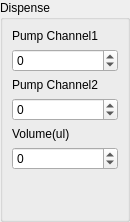
<?xml version="1.0" encoding="UTF-8"?>
<ui version="4.0">
 <class>Dispense2Widget</class>
 <widget class="QWidget" name="Dispense2Widget">
  <property name="geometry">
   <rect>
    <x>0</x>
    <y>0</y>
    <width>130</width>
    <height>180</height>
   </rect>
  </property>
  <property name="windowTitle">
   <string>Form</string>
  </property>
  <layout class="QGridLayout" name="gridLayout">
   <property name="leftMargin">
    <number>0</number>
   </property>
   <property name="topMargin">
    <number>0</number>
   </property>
   <property name="rightMargin">
    <number>0</number>
   </property>
   <property name="bottomMargin">
    <number>0</number>
   </property>
   <property name="spacing">
    <number>0</number>
   </property>
   <item row="0" column="0">
    <widget class="QGroupBox" name="groupBox">
     <property name="sizePolicy">
      <sizepolicy hsizetype="Minimum" vsizetype="Minimum">
       <horstretch>0</horstretch>
       <verstretch>0</verstretch>
      </sizepolicy>
     </property>
     <property name="title">
      <string>Dispense</string>
     </property>
     <layout class="QVBoxLayout" name="verticalLayout_4">
      <item>
       <layout class="QVBoxLayout" name="verticalLayout">
        <item>
         <widget class="QLabel" name="label">
          <property name="text">
           <string>Pump Channel1</string>
          </property>
         </widget>
        </item>
        <item>
         <widget class="QSpinBox" name="spinPumpChannel1">
          <property name="buttonSymbols">
           <enum>QAbstractSpinBox::UpDownArrows</enum>
          </property>
          <property name="accelerated">
           <bool>true</bool>
          </property>
          <property name="minimum">
           <number>-2147483647</number>
          </property>
          <property name="maximum">
           <number>2147483647</number>
          </property>
         </widget>
        </item>
        <item>
         <layout class="QVBoxLayout" name="verticalLayout_3">
          <item>
           <widget class="QLabel" name="label_3">
            <property name="text">
             <string>Pump Channel2</string>
            </property>
           </widget>
          </item>
          <item>
           <widget class="QSpinBox" name="spinPumpChannel2">
            <property name="buttonSymbols">
             <enum>QAbstractSpinBox::UpDownArrows</enum>
            </property>
            <property name="accelerated">
             <bool>true</bool>
            </property>
            <property name="minimum">
             <number>-2147483647</number>
            </property>
            <property name="maximum">
             <number>2147483647</number>
            </property>
           </widget>
          </item>
         </layout>
        </item>
       </layout>
      </item>
      <item>
       <layout class="QVBoxLayout" name="verticalLayout_2">
        <item>
         <widget class="QLabel" name="label_2">
          <property name="text">
           <string>Volume(ul)</string>
          </property>
         </widget>
        </item>
        <item>
         <widget class="QSpinBox" name="spinVolume">
          <property name="buttonSymbols">
           <enum>QAbstractSpinBox::UpDownArrows</enum>
          </property>
          <property name="accelerated">
           <bool>true</bool>
          </property>
          <property name="minimum">
           <number>-2147483647</number>
          </property>
          <property name="maximum">
           <number>2147483647</number>
          </property>
         </widget>
        </item>
       </layout>
      </item>
      <item>
       <spacer name="verticalSpacer">
        <property name="orientation">
         <enum>Qt::Vertical</enum>
        </property>
        <property name="sizeHint" stdset="0">
         <size>
          <width>20</width>
          <height>40</height>
         </size>
        </property>
       </spacer>
      </item>
     </layout>
    </widget>
   </item>
  </layout>
 </widget>
 <resources/>
 <connections/>
</ui>
